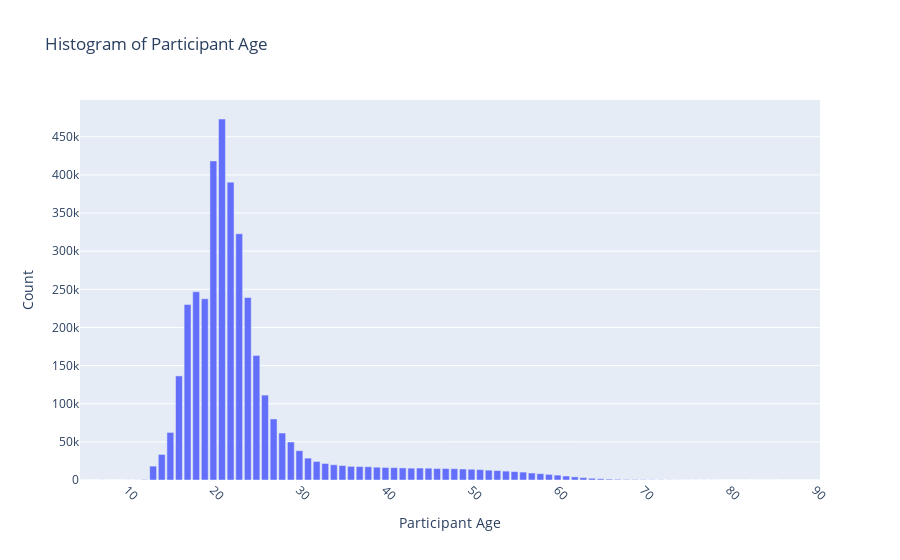
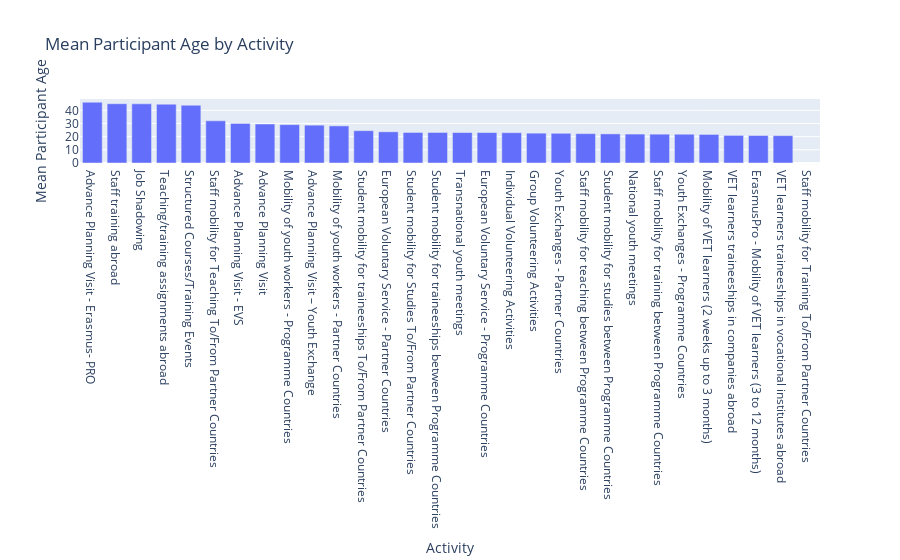

The cell these charts' notebook holds for them, in order:
### Markdown cell above
Next distribution of age and age by activity

### Code cell
plot_hist(data, 'Participant Age')

fig = px.bar(data_frame=data.groupby('Activity')['Participant Age'].mean().reset_index(),
             x='Activity', y='Participant Age',
             title='Mean Participant Age by Activity',
             labels={'Activity': 'Activity', 'Participant Age': 'Mean Participant Age'})

fig = fig.update_layout(xaxis_categoryorder='total descending')
fig.show()

### Figure 1 — Plotly figure (JSON) as saved in the notebook; plotly's stock layout.template omitted (floating-point values rounded to 4 significant figures)
{"data": [{"alignmentgroup": "True", "hovertemplate": "Participant Age=%{x}<br>Count=%{y}<extra></extra>", "legendgroup": "", "marker": {"color": "#636efa", "pattern": {"shape": ""}}, "name": "", "offsetgroup": "", "orientation": "v", "showlegend": false, "textposition": "auto", "type": "bar", "x": [5, 6, 7, 8, 9, 10, 11, 12, 13, 14, 15, 16, 17, 18, 19, 20, 21, 22, 23, 24, 25, 26, 27, 28, 29, 30, 31, 32, 33, 34, 35, 36, 37, 38, 39, 40, 41, 42, 43, 44, 45, 46, 47, 48, 49, 50, 51, 52, 53, 54, 55, 56, 57, 58, 59, 60, 61, 62, 63, 64, 65, 66, 67, 68, 69, 70, 71, 72, 73, 74, 75, 76, 77, 78, 79, 80, 81, 82, 83, 84, 85, 86, 87, 88, 89, 90], "xaxis": "x", "y": [21, 25, 52, 33, 39, 53, 121, 529, 18197, 33522, 62385, 136472, 230080, 246762, 237570, 418326, 473254, 390493, 322799, 239182, 163297, 111301, 80020, 61576, 49824, 38408, 28683, 24324, 21657, 19987, 18946, 17893, 17633, 17372, 16794, 16417, 16236, 15840, 15521, 15695, 15487, 15058, 15046, 14823, 14407, 14096, 13616, 12919, 12353, 11669, 11057, 10364, 9214, 8327, 7379, 6409, 5208, 4122, 3122, 2254, 1631, 1160, 899, 715, 575, 422, 319, 239, 159, 127, 107, 73, 49, 56, 32, 31, 25, 16, 24, 14, 14, 8, 3, 2, 1, 1], "yaxis": "y"}], "layout": {"barmode": "relative", "legend": {"tracegroupgap": 0}, "title": {"text": "Histogram of Participant Age"}, "xaxis": {"anchor": "y", "categoryorder": "total descending", "domain": [0, 1], "tickangle": 45, "title": {"text": "Participant Age"}}, "yaxis": {"anchor": "x", "domain": [0, 1], "title": {"text": "Count"}}}}

### Figure 2 — Plotly figure (JSON) as saved in the notebook; plotly's stock layout.template omitted (floating-point values rounded to 4 significant figures)
{"data": [{"alignmentgroup": "True", "hovertemplate": "Activity=%{x}<br>Mean Participant Age=%{y}<extra></extra>", "legendgroup": "", "marker": {"color": "#636efa", "pattern": {"shape": ""}}, "name": "", "offsetgroup": "", "orientation": "v", "showlegend": false, "textposition": "auto", "type": "bar", "x": ["Advance Planning Visit", "Advance Planning Visit - EVS", "Advance Planning Visit - Erasmus- PRO", "Advance Planning Visit – Youth Exchange", "ErasmusPro - Mobility of VET learners (3 to 12 months)", "European Voluntary Service - Partner Countries", "European Voluntary Service - Programme Countries", "Group Volunteering Activities", "Individual Volunteering Activities", "Job Shadowing", "Mobility of VET learners (2 weeks up to 3 months)", "Mobility of youth workers - Partner Countries", "Mobility of youth workers - Programme Countries", "National youth meetings", "Staff mobility for Teaching To/From Partner Countries", "Staff mobility for Training To/From Partner Countries", "Staff mobility for teaching between Programme Countries", "Staff mobility for training between Programme Countries", "Staff training abroad", "Structured Courses/Training Events", "Student mobility for Studies To/From Partner Countries", "Student mobility for studies between Programme Countries", "Student mobility for traineeships To/From Partner Countries", "Student mobility for traineeships between Programme Countries", "Teaching/training assignments abroad", "Transnational youth meetings", "VET learners traineeships in companies abroad", "VET learners traineeships in vocational institutes abroad", "Youth Exchanges - Partner Countries", "Youth Exchanges - Programme Countries"], "xaxis": "x", "y": [29.62, 30.01, 46.15, 28.71, 20.84, 23.68, 23.09, 22.65, 23.01, 44.91, 21.69, 28.17, 29.12, 21.95, 32, null, 22.28, 21.87, 44.98, 43.87, 23.2, 22.09, 24.53, 23.19, 44.65, 23.11, 20.94, 20.77, 22.55, 21.84], "yaxis": "y"}], "layout": {"barmode": "relative", "legend": {"tracegroupgap": 0}, "title": {"text": "Mean Participant Age by Activity"}, "xaxis": {"anchor": "y", "categoryorder": "total descending", "domain": [0, 1], "title": {"text": "Activity"}}, "yaxis": {"anchor": "x", "domain": [0, 1], "title": {"text": "Mean Participant Age"}}}}
